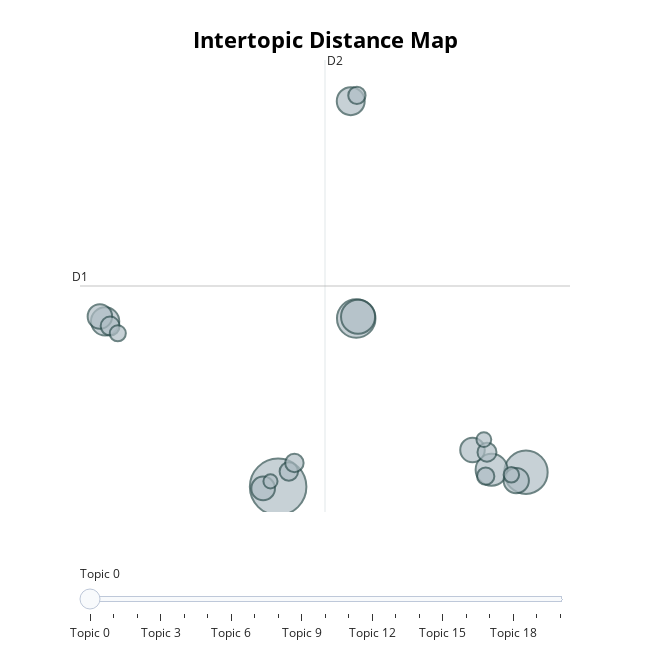

Notebook source saved alongside this figure:
### Code cell
topic_model.visualize_topics()

### Figure 1 — Plotly figure (JSON) as saved in the notebook; plotly's stock layout.template omitted (floating-point values rounded to 4 significant figures)
{"data": [{"customdata": [[0, "ifp | burnt | supporters | down | her", 160], [1, "mk | operatives | ac | were | two", 94], [2, "police | was | detained | in | of", 74], [3, "transkei | was | detained | who | of", 58], [4, "shot | ifp | transvaal | was | dead", 51], [5, "udf | who | 1985 | supporter | of", 40], [6, "sap | shot | injured | cape | on", 39], [7, "apla | attack | were | amnesty | the", 32], [8, "udf | detained | 1986 | he | police", 30], [9, "dead | ifp | anc | supporter | natal", 30], [10, "inkatha | an | had | down | supporters", 28], [11, "inkatha | udf | group | 0332 | mpumalanga", 18], [12, "stabbed | death | ifp | anc | supporters", 18], [13, "sonkombo | intense | ndwedwe | attacks | arson", 17], [14, "sonkombo | ndwedwe | attacks | 1994 | kwazulu", 17], [15, "ciskei | cdf | bisho | the | members", 15], [16, "1976 | uprising | soweto | cape | september", 15], [17, "inkatha | area | between | conflict | supporters", 13], [18, "sdu | self | defence | members | unit", 12], [19, "anc | opened | fire | supporter | an", 11], [20, "kwandebele | over | incorporation | shop | conflict", 10]], "hovertemplate": "<b>Topic %{customdata[0]}</b><br>%{customdata[1]}<br>Size: %{customdata[2]}", "legendgroup": "", "marker": {"color": "#B0BEC5", "line": {"color": "DarkSlateGrey", "width": 2}, "size": [160, 94, 74, 58, 51, 40, 39, 32, 30, 30, 28, 18, 18, 17, 17, 15, 15, 13, 12, 11, 10], "sizemode": "area", "sizeref": 0.1, "symbol": "circle"}, "mode": "markers", "name": "", "orientation": "v", "showlegend": false, "type": "scatter", "x": [1.586, 10.21, 4.303, 4.367, 9.013, -4.432, 4.112, 9.871, -4.615, 8.349, 1.065, -4.258, 8.853, 1.959, 2.153, 8.809, 4.327, -3.992, 9.7, 8.744, 1.32], "xaxis": "x", "y": [-5.763, -5.222, 0.474, 0.5373, -5.129, 0.3676, 8.526, -5.531, 0.5502, -4.397, -5.822, 0.1918, -4.479, -5.193, -4.879, -5.366, 8.74, -0.0742, -5.317, -4.013, -5.561], "yaxis": "y"}], "layout": {"annotations": [{"showarrow": false, "text": "D1", "x": -5.307, "y": 1.678, "yshift": 10}, {"showarrow": false, "text": "D2", "x": 3.217, "xshift": 10, "y": 10.05}], "height": 650, "hoverlabel": {"bgcolor": "white", "font": {"family": "Rockwell", "size": 16}}, "legend": {"itemsizing": "constant", "tracegroupgap": 0}, "margin": {"t": 60}, "shapes": [{"line": {"color": "#CFD8DC", "width": 2}, "type": "line", "x0": 3.217, "x1": 3.217, "y0": -6.696, "y1": 10.05}, {"line": {"color": "#9E9E9E", "width": 2}, "type": "line", "x0": -5.307, "x1": 11.74, "y0": 1.678, "y1": 1.678}], "sliders": [{"active": 0, "pad": {"t": 50}, "steps": [{"args": [{"marker.color": [["red", "#B0BEC5", "#B0BEC5", "#B0BEC5", "#B0BEC5", "#B0BEC5", "#B0BEC5", "#B0BEC5", "#B0BEC5", "#B0BEC5", "#B0BEC5", "#B0BEC5", "#B0BEC5", "#B0BEC5", "#B0BEC5", "#B0BEC5", "#B0BEC5", "#B0BEC5", "#B0BEC5", "#B0BEC5", "#B0BEC5"]]}], "label": "Topic 0", "method": "update"}, {"args": [{"marker.color": [["#B0BEC5", "red", "#B0BEC5", "#B0BEC5", "#B0BEC5", "#B0BEC5", "#B0BEC5", "#B0BEC5", "#B0BEC5", "#B0BEC5", "#B0BEC5", "#B0BEC5", "#B0BEC5", "#B0BEC5", "#B0BEC5", "#B0BEC5", "#B0BEC5", "#B0BEC5", "#B0BEC5", "#B0BEC5", "#B0BEC5"]]}], "label": "Topic 1", "method": "update"}, {"args": [{"marker.color": [["#B0BEC5", "#B0BEC5", "red", "#B0BEC5", "#B0BEC5", "#B0BEC5", "#B0BEC5", "#B0BEC5", "#B0BEC5", "#B0BEC5", "#B0BEC5", "#B0BEC5", "#B0BEC5", "#B0BEC5", "#B0BEC5", "#B0BEC5", "#B0BEC5", "#B0BEC5", "#B0BEC5", "#B0BEC5", "#B0BEC5"]]}], "label": "Topic 2", "method": "update"}, {"args": [{"marker.color": [["#B0BEC5", "#B0BEC5", "#B0BEC5", "red", "#B0BEC5", "#B0BEC5", "#B0BEC5", "#B0BEC5", "#B0BEC5", "#B0BEC5", "#B0BEC5", "#B0BEC5", "#B0BEC5", "#B0BEC5", "#B0BEC5", "#B0BEC5", "#B0BEC5", "#B0BEC5", "#B0BEC5", "#B0BEC5", "#B0BEC5"]]}], "label": "Topic 3", "method": "update"}, {"args": [{"marker.color": [["#B0BEC5", "#B0BEC5", "#B0BEC5", "#B0BEC5", "red", "#B0BEC5", "#B0BEC5", "#B0BEC5", "#B0BEC5", "#B0BEC5", "#B0BEC5", "#B0BEC5", "#B0BEC5", "#B0BEC5", "#B0BEC5", "#B0BEC5", "#B0BEC5", "#B0BEC5", "#B0BEC5", "#B0BEC5", "#B0BEC5"]]}], "label": "Topic 4", "method": "update"}, {"args": [{"marker.color": [["#B0BEC5", "#B0BEC5", "#B0BEC5", "#B0BEC5", "#B0BEC5", "red", "#B0BEC5", "#B0BEC5", "#B0BEC5", "#B0BEC5", "#B0BEC5", "#B0BEC5", "#B0BEC5", "#B0BEC5", "#B0BEC5", "#B0BEC5", "#B0BEC5", "#B0BEC5", "#B0BEC5", "#B0BEC5", "#B0BEC5"]]}], "label": "Topic 5", "method": "update"}, {"args": [{"marker.color": [["#B0BEC5", "#B0BEC5", "#B0BEC5", "#B0BEC5", "#B0BEC5", "#B0BEC5", "red", "#B0BEC5", "#B0BEC5", "#B0BEC5", "#B0BEC5", "#B0BEC5", "#B0BEC5", "#B0BEC5", "#B0BEC5", "#B0BEC5", "#B0BEC5", "#B0BEC5", "#B0BEC5", "#B0BEC5", "#B0BEC5"]]}], "label": "Topic 6", "method": "update"}, {"args": [{"marker.color": [["#B0BEC5", "#B0BEC5", "#B0BEC5", "#B0BEC5", "#B0BEC5", "#B0BEC5", "#B0BEC5", "red", "#B0BEC5", "#B0BEC5", "#B0BEC5", "#B0BEC5", "#B0BEC5", "#B0BEC5", "#B0BEC5", "#B0BEC5", "#B0BEC5", "#B0BEC5", "#B0BEC5", "#B0BEC5", "#B0BEC5"]]}], "label": "Topic 7", "method": "update"}, {"args": [{"marker.color": [["#B0BEC5", "#B0BEC5", "#B0BEC5", "#B0BEC5", "#B0BEC5", "#B0BEC5", "#B0BEC5", "#B0BEC5", "red", "#B0BEC5", "#B0BEC5", "#B0BEC5", "#B0BEC5", "#B0BEC5", "#B0BEC5", "#B0BEC5", "#B0BEC5", "#B0BEC5", "#B0BEC5", "#B0BEC5", "#B0BEC5"]]}], "label": "Topic 8", "method": "update"}, {"args": [{"marker.color": [["#B0BEC5", "#B0BEC5", "#B0BEC5", "#B0BEC5", "#B0BEC5", "#B0BEC5", "#B0BEC5", "#B0BEC5", "#B0BEC5", "red", "#B0BEC5", "#B0BEC5", "#B0BEC5", "#B0BEC5", "#B0BEC5", "#B0BEC5", "#B0BEC5", "#B0BEC5", "#B0BEC5", "#B0BEC5", "#B0BEC5"]]}], "label": "Topic 9", "method": "update"}, {"args": [{"marker.color": [["#B0BEC5", "#B0BEC5", "#B0BEC5", "#B0BEC5", "#B0BEC5", "#B0BEC5", "#B0BEC5", "#B0BEC5", "#B0BEC5", "#B0BEC5", "red", "#B0BEC5", "#B0BEC5", "#B0BEC5", "#B0BEC5", "#B0BEC5", "#B0BEC5", "#B0BEC5", "#B0BEC5", "#B0BEC5", "#B0BEC5"]]}], "label": "Topic 10", "method": "update"}, {"args": [{"marker.color": [["#B0BEC5", "#B0BEC5", "#B0BEC5", "#B0BEC5", "#B0BEC5", "#B0BEC5", "#B0BEC5", "#B0BEC5", "#B0BEC5", "#B0BEC5", "#B0BEC5", "red", "#B0BEC5", "#B0BEC5", "#B0BEC5", "#B0BEC5", "#B0BEC5", "#B0BEC5", "#B0BEC5", "#B0BEC5", "#B0BEC5"]]}], "label": "Topic 11", "method": "update"}, {"args": [{"marker.color": [["#B0BEC5", "#B0BEC5", "#B0BEC5", "#B0BEC5", "#B0BEC5", "#B0BEC5", "#B0BEC5", "#B0BEC5", "#B0BEC5", "#B0BEC5", "#B0BEC5", "#B0BEC5", "red", "#B0BEC5", "#B0BEC5", "#B0BEC5", "#B0BEC5", "#B0BEC5", "#B0BEC5", "#B0BEC5", "#B0BEC5"]]}], "label": "Topic 12", "method": "update"}, {"args": [{"marker.color": [["#B0BEC5", "#B0BEC5", "#B0BEC5", "#B0BEC5", "#B0BEC5", "#B0BEC5", "#B0BEC5", "#B0BEC5", "#B0BEC5", "#B0BEC5", "#B0BEC5", "#B0BEC5", "#B0BEC5", "red", "#B0BEC5", "#B0BEC5", "#B0BEC5", "#B0BEC5", "#B0BEC5", "#B0BEC5", "#B0BEC5"]]}], "label": "Topic 13", "method": "update"}, {"args": [{"marker.color": [["#B0BEC5", "#B0BEC5", "#B0BEC5", "#B0BEC5", "#B0BEC5", "#B0BEC5", "#B0BEC5", "#B0BEC5", "#B0BEC5", "#B0BEC5", "#B0BEC5", "#B0BEC5", "#B0BEC5", "#B0BEC5", "red", "#B0BEC5", "#B0BEC5", "#B0BEC5", "#B0BEC5", "#B0BEC5", "#B0BEC5"]]}], "label": "Topic 14", "method": "update"}, {"args": [{"marker.color": [["#B0BEC5", "#B0BEC5", "#B0BEC5", "#B0BEC5", "#B0BEC5", "#B0BEC5", "#B0BEC5", "#B0BEC5", "#B0BEC5", "#B0BEC5", "#B0BEC5", "#B0BEC5", "#B0BEC5", "#B0BEC5", "#B0BEC5", "red", "#B0BEC5", "#B0BEC5", "#B0BEC5", "#B0BEC5", "#B0BEC5"]]}], "label": "Topic 15", "method": "update"}, {"args": [{"marker.color": [["#B0BEC5", "#B0BEC5", "#B0BEC5", "#B0BEC5", "#B0BEC5", "#B0BEC5", "#B0BEC5", "#B0BEC5", "#B0BEC5", "#B0BEC5", "#B0BEC5", "#B0BEC5", "#B0BEC5", "#B0BEC5", "#B0BEC5", "#B0BEC5", "red", "#B0BEC5", "#B0BEC5", "#B0BEC5", "#B0BEC5"]]}], "label": "Topic 16", "method": "update"}, {"args": [{"marker.color": [["#B0BEC5", "#B0BEC5", "#B0BEC5", "#B0BEC5", "#B0BEC5", "#B0BEC5", "#B0BEC5", "#B0BEC5", "#B0BEC5", "#B0BEC5", "#B0BEC5", "#B0BEC5", "#B0BEC5", "#B0BEC5", "#B0BEC5", "#B0BEC5", "#B0BEC5", "red", "#B0BEC5", "#B0BEC5", "#B0BEC5"]]}], "label": "Topic 17", "method": "update"}, {"args": [{"marker.color": [["#B0BEC5", "#B0BEC5", "#B0BEC5", "#B0BEC5", "#B0BEC5", "#B0BEC5", "#B0BEC5", "#B0BEC5", "#B0BEC5", "#B0BEC5", "#B0BEC5", "#B0BEC5", "#B0BEC5", "#B0BEC5", "#B0BEC5", "#B0BEC5", "#B0BEC5", "#B0BEC5", "red", "#B0BEC5", "#B0BEC5"]]}], "label": "Topic 18", "method": "update"}, {"args": [{"marker.color": [["#B0BEC5", "#B0BEC5", "#B0BEC5", "#B0BEC5", "#B0BEC5", "#B0BEC5", "#B0BEC5", "#B0BEC5", "#B0BEC5", "#B0BEC5", "#B0BEC5", "#B0BEC5", "#B0BEC5", "#B0BEC5", "#B0BEC5", "#B0BEC5", "#B0BEC5", "#B0BEC5", "#B0BEC5", "red", "#B0BEC5"]]}], "label": "Topic 19", "method": "update"}, {"args": [{"marker.color": [["#B0BEC5", "#B0BEC5", "#B0BEC5", "#B0BEC5", "#B0BEC5", "#B0BEC5", "#B0BEC5", "#B0BEC5", "#B0BEC5", "#B0BEC5", "#B0BEC5", "#B0BEC5", "#B0BEC5", "#B0BEC5", "#B0BEC5", "#B0BEC5", "#B0BEC5", "#B0BEC5", "#B0BEC5", "#B0BEC5", "red"]]}], "label": "Topic 20", "method": "update"}]}], "title": {"font": {"color": "Black", "size": 22}, "text": "<b>Intertopic Distance Map</b>", "x": 0.5, "xanchor": "center", "y": 0.95, "yanchor": "top"}, "width": 650, "xaxis": {"anchor": "y", "domain": [0, 1], "range": [-5.307, 11.74], "title": {"text": ""}, "visible": false}, "yaxis": {"anchor": "x", "domain": [0, 1], "range": [-6.696, 10.05], "title": {"text": ""}, "visible": false}}}
